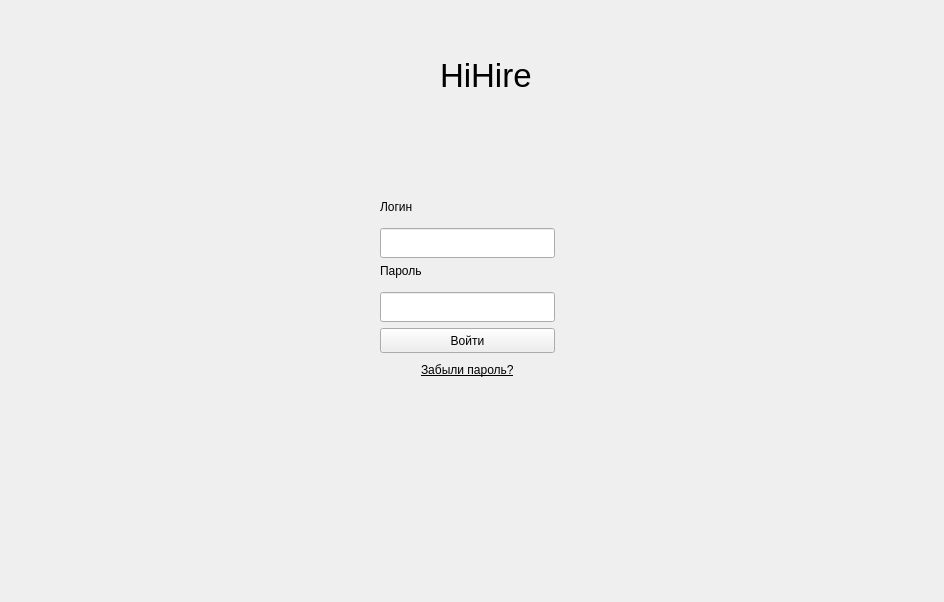
<?xml version='1.0' encoding='utf-8'?>
<ui version="4.0">
 <class>AuthWindow</class>
 <widget class="QMainWindow" name="AuthWindow">
  <property name="geometry">
   <rect>
    <x>0</x>
    <y>0</y>
    <width>944</width>
    <height>602</height>
   </rect>
  </property>
  <property name="windowTitle">
   <string>Authorization</string>
  </property>
  <widget class="QWidget" name="centralwidget">
   <widget class="QWidget" name="widget" native="true">
    <property name="geometry">
     <rect>
      <x>830</x>
      <y>10</y>
      <width>100</width>
      <height>44</height>
     </rect>
    </property>
    <property name="minimumSize">
     <size>
      <width>100</width>
      <height>0</height>
     </size>
    </property>
    <layout class="QHBoxLayout" name="horizontalLayout">
     <property name="spacing">
      <number>15</number>
     </property>
     <property name="leftMargin">
      <number>0</number>
     </property>
     <property name="topMargin">
      <number>0</number>
     </property>
     <property name="rightMargin">
      <number>7</number>
     </property>
     <property name="bottomMargin">
      <number>0</number>
     </property>
     <item>
      <widget class="QPushButton" name="wrapBtn">
       <property name="text">
        <string />
       </property>
       <property name="icon">
        <iconset resource="../Qss/icons/_icons.qrc">
         <normaloff>:/feather/icons/feather/window_minimize.png</normaloff>:/feather/icons/feather/window_minimize.png</iconset>
       </property>
       <property name="flat">
        <bool>true</bool>
       </property>
      </widget>
     </item>
     <item>
      <widget class="QPushButton" name="closeBtn">
       <property name="text">
        <string />
       </property>
       <property name="icon">
        <iconset resource="../Qss/icons/_icons.qrc">
         <normaloff>:/feather/icons/feather/x.png</normaloff>:/feather/icons/feather/x.png</iconset>
       </property>
       <property name="flat">
        <bool>true</bool>
       </property>
      </widget>
     </item>
    </layout>
   </widget>
   <widget class="QWidget" name="header" native="true">
    <property name="geometry">
     <rect>
      <x>394</x>
      <y>44</y>
      <width>156</width>
      <height>62</height>
     </rect>
    </property>
    <property name="minimumSize">
     <size>
      <width>0</width>
      <height>30</height>
     </size>
    </property>
    <layout class="QHBoxLayout" name="horizontalLayout_2">
     <item>
      <widget class="QLabel" name="label">
       <property name="sizePolicy">
        <sizepolicy hsizetype="Fixed" vsizetype="Fixed">
         <horstretch>0</horstretch>
         <verstretch>0</verstretch>
        </sizepolicy>
       </property>
       <property name="maximumSize">
        <size>
         <width>40</width>
         <height>40</height>
        </size>
       </property>
       <property name="text">
        <string />
       </property>
       <property name="pixmap">
        <pixmap>../Qss/icons/logo.png</pixmap>
       </property>
       <property name="scaledContents">
        <bool>true</bool>
       </property>
      </widget>
     </item>
     <item>
      <widget class="QLabel" name="label_4">
       <property name="minimumSize">
        <size>
         <width>100</width>
         <height>0</height>
        </size>
       </property>
       <property name="font">
        <font>
         <pointsize>25</pointsize>
        </font>
       </property>
       <property name="text">
        <string>HiHire</string>
       </property>
      </widget>
     </item>
    </layout>
   </widget>
   <widget class="QWidget" name="widget_2" native="true">
    <property name="geometry">
     <rect>
      <x>380</x>
      <y>200</y>
      <width>175</width>
      <height>181</height>
     </rect>
    </property>
    <property name="sizePolicy">
     <sizepolicy hsizetype="Fixed" vsizetype="Fixed">
      <horstretch>0</horstretch>
      <verstretch>1</verstretch>
     </sizepolicy>
    </property>
    <property name="minimumSize">
     <size>
      <width>175</width>
      <height>0</height>
     </size>
    </property>
    <property name="focusPolicy">
     <enum>Qt::NoFocus</enum>
    </property>
    <layout class="QVBoxLayout" name="verticalLayout_2">
     <property name="spacing">
      <number>6</number>
     </property>
     <property name="leftMargin">
      <number>0</number>
     </property>
     <property name="topMargin">
      <number>0</number>
     </property>
     <property name="rightMargin">
      <number>0</number>
     </property>
     <property name="bottomMargin">
      <number>0</number>
     </property>
     <item alignment="Qt::AlignTop">
      <widget class="QLabel" name="label_2">
       <property name="text">
        <string>Логин</string>
       </property>
      </widget>
     </item>
     <item alignment="Qt::AlignTop">
      <widget class="QLineEdit" name="loginLineEdit">
       <property name="minimumSize">
        <size>
         <width>0</width>
         <height>30</height>
        </size>
       </property>
      </widget>
     </item>
     <item alignment="Qt::AlignTop">
      <widget class="QLabel" name="label_3">
       <property name="text">
        <string>Пароль</string>
       </property>
      </widget>
     </item>
     <item alignment="Qt::AlignTop">
      <widget class="QLineEdit" name="passwordLineEdit">
       <property name="minimumSize">
        <size>
         <width>0</width>
         <height>30</height>
        </size>
       </property>
      </widget>
     </item>
     <item alignment="Qt::AlignTop">
      <widget class="QPushButton" name="loginBtn">
       <property name="minimumSize">
        <size>
         <width>0</width>
         <height>25</height>
        </size>
       </property>
       <property name="text">
        <string>Войти</string>
       </property>
      </widget>
     </item>
     <item alignment="Qt::AlignHCenter|Qt::AlignVCenter">
      <widget class="QLabel" name="passwordRecoverLbl">
       <property name="font">
        <font>
         <underline>true</underline>
        </font>
       </property>
       <property name="text">
        <string>Забыли пароль?</string>
       </property>
      </widget>
     </item>
    </layout>
    <zorder>passwordRecoverLbl</zorder>
    <zorder>loginLineEdit</zorder>
    <zorder>passwordLineEdit</zorder>
    <zorder>loginBtn</zorder>
    <zorder>label_2</zorder>
    <zorder>label_3</zorder>
   </widget>
   <widget class="QPushButton" name="seeBtn">
    <property name="geometry">
     <rect>
      <x>560</x>
      <y>295</y>
      <width>41</width>
      <height>24</height>
     </rect>
    </property>
    <property name="text">
     <string />
    </property>
    <property name="icon">
     <iconset resource="../Qss/icons/_icons.qrc">
      <normaloff>:/feather/icons/feather/eye.png</normaloff>:/feather/icons/feather/eye.png</iconset>
    </property>
    <property name="iconSize">
     <size>
      <width>24</width>
      <height>24</height>
     </size>
    </property>
    <property name="flat">
     <bool>true</bool>
    </property>
   </widget>
  </widget>
 </widget>
 <connections />
<customwidgets><customwidget><class>QPushButton</class><extends>QPushButton</extends><header location="global">Custom_Widgets.Theme.h</header><container>1</container></customwidget><customwidget><class>QLabel</class><extends>QLabel</extends><header location="global">Custom_Widgets.Theme.h</header><container>1</container></customwidget></customwidgets></ui>
